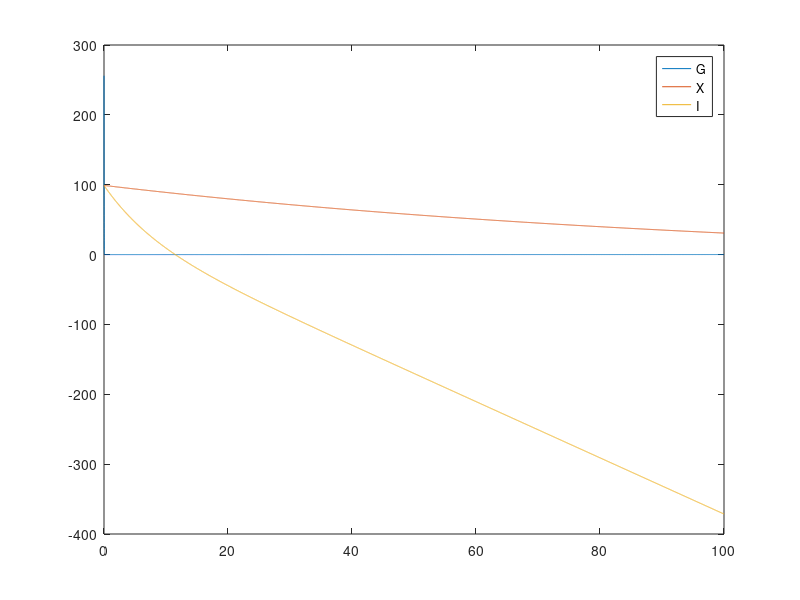

This chart was generated by the following MATLAB code:
% Allison, Alexander, Jasmine, Saba
% Bioen 485 model

%% Bergman Model

% initial conditions
G0 = 256;
I0 = 99;
IDR0 = 0;
Gb = 100;

initCond = [G0 I0 I0 IDR0];

% scale factor; sensitivity of 2nd phase insulin release
gamma = 3.42/(10^3);
% threshold for insulin release (glucose conc)
h = 153;
% clearance rate of insulin
n = 0.13;

p1 = -1.8/(10^2);
p2 = -1.08/(10^2);
p3 = 2.29/(10^4);

% X = (k4 + k6)*Iinterst;

% dG = (p1 - X)*G + p4;
% dX = p2*X + p3*I;
% dI = IDR - n*I;
% dIDR = gamma*(G - h)*t - n*I;

% 1)dG, 2)dX, 3)dI, 4)dIDR
% f = @(t,y) [(p1 - y(2))*y(1) - (p1*G0), p2*y(2) + p3*y(3), y(4) - n*y(3), gamma*(y(1) - h)*t - n*y(3)];

tspan = [0 100];

% [t,y] = ode45(@(t,y) [(p1 - y(2))*y(1) - (p1*Gb); p2*y(2) + p3*y(3); y(4) - n*y(3); gamma*(y(1) - h)*t - n*y(3)], tspan, initCond);
[t,y] = ode45(@(t,y) [(p1 - y(2))*y(1) - (p1*Gb); p2*y(2) + p3*y(3); gamma*(y(1) - h)*t - n*y(3)], tspan, [G0 I0 I0]);

plot(t,y);
legend('G','X','I');
